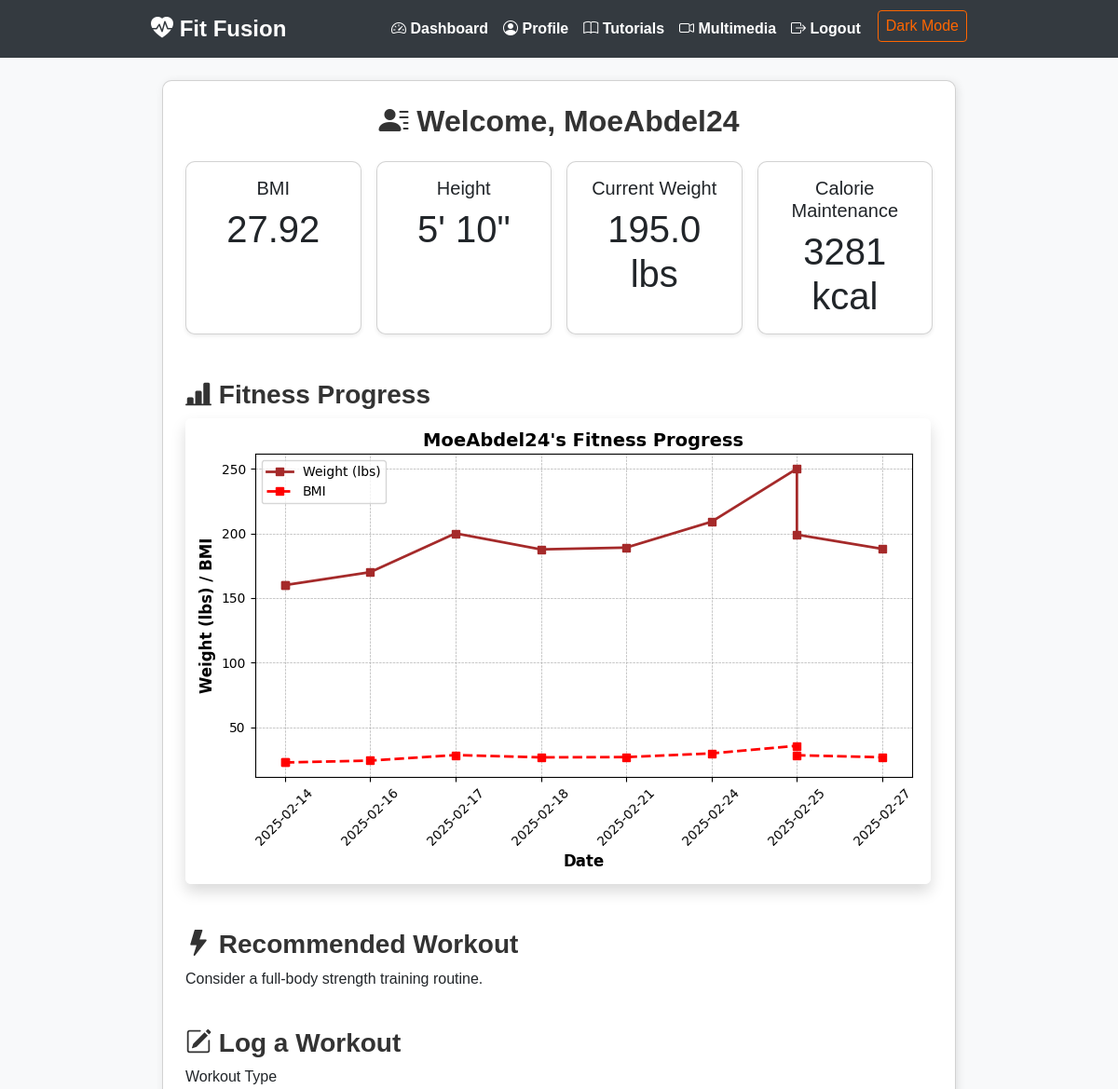
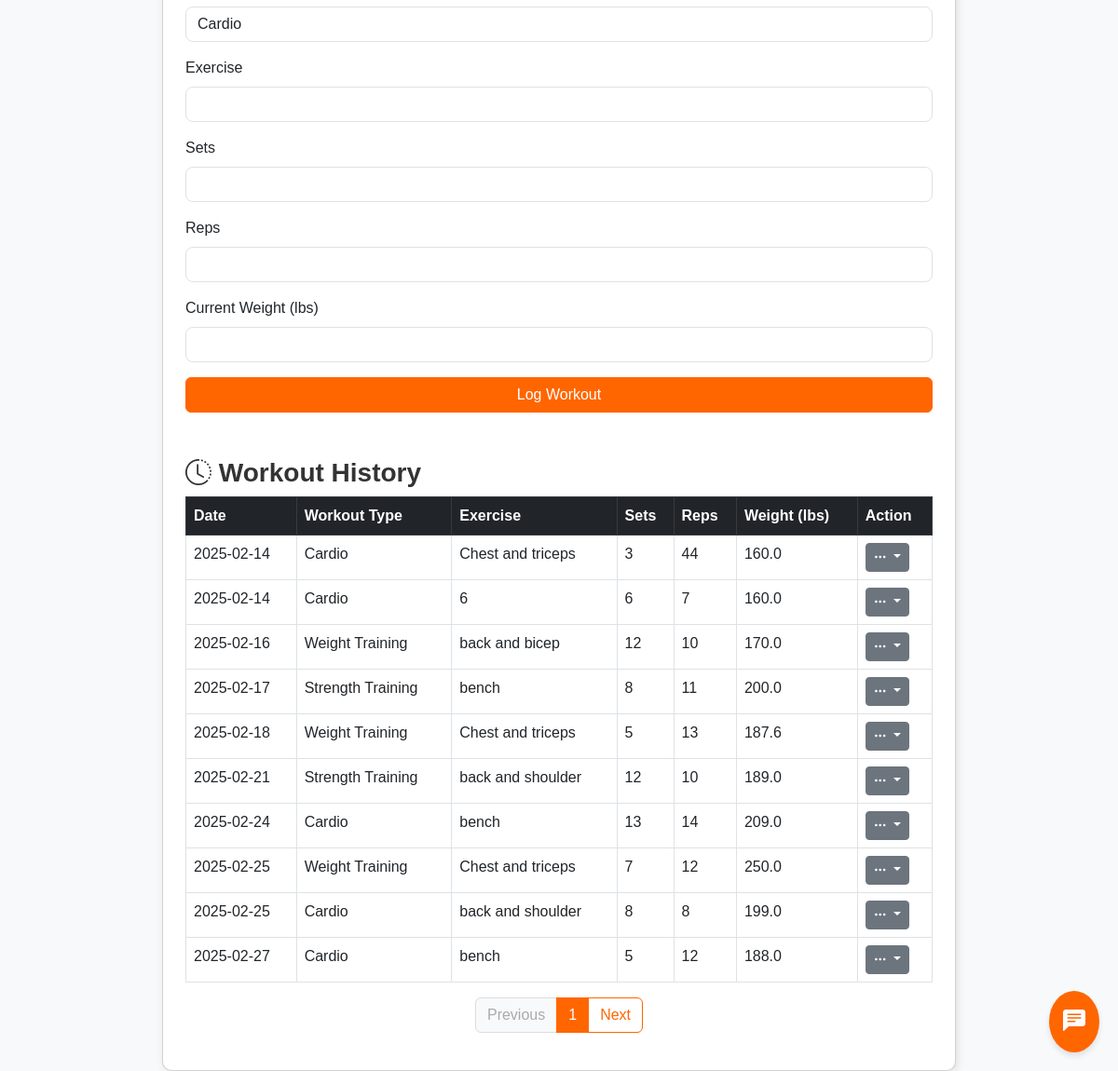
The page /dashboard (signed in) on the database its author committed (2 pictures, top to bottom).
### app.py (models this page shows)
class User(db.Model):
    id = db.Column(db.Integer, primary_key=True)
    username = db.Column(db.String(80), unique=True, nullable=False)
    email = db.Column(db.String(120), unique=True, nullable=False)
    password = db.Column(db.String(256), nullable=False)
    age = db.Column(db.Integer, nullable=False)
    gender = db.Column(db.String(10), nullable=False)
    height = db.Column(db.Float, nullable=False)  # Stored in meters
    weight = db.Column(db.Float, nullable=False)  # Stored in kg
    activity_level = db.Column(db.String(20), nullable=False)
    workout_preference = db.Column(db.String(20), nullable=True)
    goal = db.Column(db.String(50), nullable=True)

class WorkoutLog(db.Model):
    id = db.Column(db.Integer, primary_key=True)
    user_id = db.Column(db.Integer, db.ForeignKey('user.id'), nullable=False)
    workout_type = db.Column(db.String(50), nullable=False)
    exercise = db.Column(db.String(100), nullable=False)
    sets = db.Column(db.Integer, nullable=False)
    reps = db.Column(db.Integer, nullable=False)
    weight = db.Column(db.Float, nullable=True)  # in kg
    date = db.Column(db.DateTime, default=datetime.utcnow)
    user = db.relationship('User', backref=db.backref('workouts', lazy=True))

### app.py (the view)
@app.route('/dashboard')
def dashboard():
    if 'user_id' not in session:
        flash('Please log in first.', 'warning')
        return redirect(url_for('login'))
    user = User.query.get(session['user_id'])
    height_cm = user.height * 100.0
    bmi = calculate_bmi(user.weight, height_cm)
    tdee = calculate_tdee(user)
    calorie_plans = {
        'maintenance': tdee,
        'light_deficit': tdee - 250,
        'medium_deficit': tdee - 500,
        'extreme_deficit': tdee - 750
    }
    page = request.args.get('page', 1, type=int)
    pagination = WorkoutLog.query.filter_by(user_id=user.id)\
                        .order_by(WorkoutLog.date.asc())\
                        .paginate(page=page, per_page=10)
    workouts = pagination.items
    dates = [w.date.strftime('%Y-%m-%d') for w in workouts if w.weight]
    weights = [w.weight for w in workouts if w.weight]
    bmi_values = [calculate_bmi(w, height_cm) for w in weights]
    if dates:
        plt.figure(figsize=(8, 5))
        plt.plot(dates, [wt * 2.20462 for wt in weights],
                 marker='s', linestyle='-', color='brown', markersize=6, linewidth=2, label='Weight (lbs)')
        plt.plot(dates, bmi_values,
                 marker='s', linestyle='--', color='red', markersize=6, linewidth=2, label='BMI')
        plt.xlabel('Date', fontsize=12, fontweight='bold')
        plt.ylabel('Weight (lbs) / BMI', fontsize=12, fontweight='bold')
        plt.title(f"{user.username}'s Fitness Progress", fontsize=14, fontweight='bold')
        plt.legend()
        plt.xticks(rotation=45)
        plt.grid(True, linestyle='--', linewidth=0.5)
        plt.tight_layout()
        img = io.BytesIO()
        plt.savefig(img, format='png')
        img.seek(0)
        plot_url = base64.b64encode(img.getvalue()).decode()
    else:
        plot_url = None
    if user.workout_preference:
        pref = user.workout_preference.lower()
        if 'cardio' in pref:
            recommended_workout = "Try a 30-minute run or cycling session."
        elif 'weight' in pref:
            recommended_workout = "Consider a full-body strength training routine."
        elif 'strength' in pref:
            recommended_workout = "Focus on compound lifts like squats, deadlifts, and bench press."
        else:
            recommended_workout = "Keep up the great work with your fitness routine!"
    else:
        recommended_workout = "Keep up the great work with your fitness routine!"
    return render_template(
        'dashboard.html',
        user=user,
        bmi=bmi,
        calorie_plans=calorie_plans,
        plot_url=plot_url,
        workouts=workouts,
        recommended_workout=recommended_workout,
        pagination=pagination
    )

### app.py (called while the page is built)
def calculate_bmi(weight, height_cm):
    height_m = height_cm / 100.0
    return round(weight / (height_m ** 2), 2)

def calculate_tdee(user):
    height_cm = user.height * 100.0
    if user.gender.lower() == 'male':
        bmr = (10 * user.weight) + (6.25 * height_cm) - (5 * user.age) + 5
    else:
        bmr = (10 * user.weight) + (6.25 * height_cm) - (5 * user.age) - 161
    activity_factors = {
        'sedentary': 1.2,
        'light': 1.375,
        'moderate': 1.55,
        'active': 1.725,
        'very_active': 1.9
    }
    tdee = bmr * activity_factors.get(user.activity_level, 1.2)
    return round(tdee)

def height_to_feet_inches(meters):
    total_inches = round(meters / 0.0254)
    feet = total_inches // 12
    inches = total_inches % 12
    return f"{feet}' {inches}\""

### templates/dashboard.html (shortened to what this page needs)
{% extends "base.html" %}
{% block content %}
<div class="container mt-4">
  <div class="card p-4">
    <h2 class="mb-4 text-center">
      <i class="bi bi-person-lines-fill"></i> Welcome, {{ user.username }}
    </h2>
    <div class="row row-cols-2 row-cols-md-4 g-3 text-center mb-4">
      <div class="col">
        <div class="card shadow-sm h-100">
          <div class="card-body">
            <h5 class="card-title">BMI</h5>
            <p class="card-text display-6">{{ bmi }}</p>
          </div>
        </div>
      </div>
      <div class="col">
        <div class="card shadow-sm h-100">
          <div class="card-body">
            <h5 class="card-title">Height</h5>
            <p class="card-text display-6">{{ user.height | height_to_feet_inches }}</p>
          </div>
        </div>
      </div>
      <div class="col">
        <div class="card shadow-sm h-100">
          <div class="card-body">
            <h5 class="card-title">Current Weight</h5>
            <p class="card-text display-6">{{ (user.weight * 2.20462) | round(1) }} lbs</p>
          </div>
        </div>
      </div>
      <div class="col">
        <div class="card shadow-sm h-100">
          <div class="card-body">
            <h5 class="card-title">Calorie Maintenance</h5>
            <p class="card-text display-6">{{ calorie_plans['maintenance'] }} kcal</p>
          </div>
        </div>
      </div>
    </div>
    <h3 class="mt-4">
      <i class="bi bi-bar-chart-line-fill"></i> Fitness Progress
    </h3>
    <div class="chart-container mb-4">
      {% if plot_url %}
        <img class="img-fluid rounded shadow" alt="Fitness Progress Graph">
      {% else %}
        <p class="text-muted">No fitness data available yet. Log your weight to track progress!</p>
      {% endif %}
    </div>
    <h3 class="mt-4">
      <i class="bi bi-lightning-fill"></i> Recommended Workout
    </h3>
    <p>{{ recommended_workout }}</p>
    <h3 class="mt-4">
      <i class="bi bi-pencil-square"></i> Log a Workout
    </h3>
    <form method="POST" action="{{ url_for('log_workout') }}" class="mb-4">
      <div class="mb-3">
        <label class="form-label">Workout Type</label>
        <select name="workout_type" class="form-control">
          <option value="Cardio">Cardio</option>
        </select>
      </div>
      <div class="mb-3">
        <label class="form-label">Exercise</label>
        <input type="text" name="exercise" class="form-control" required>
      </div>
      <div class="mb-3">
        <label class="form-label">Sets</label>
        <input type="number" name="sets" class="form-control" required>
      </div>
      <div class="mb-3">
        <label class="form-label">Reps</label>
        <input type="number" name="reps" class="form-control" required>
      </div>
      <div class="mb-3">
        <label class="form-label">Current Weight (lbs)</label>
        <input type="number" step="0.1" name="weight" class="form-control">
      </div>
      <button type="submit" class="btn btn-primary w-100">Log Workout</button>
    </form>
    <h3 class="mt-4">
      <i class="bi bi-clock-history"></i> Workout History
    </h3>
    <table class="table table-bordered table-hover">
      <thead class="table-dark">
        <tr>
          <th>Date</th>
          <th>Workout Type</th>
          <th>Exercise</th>
          <th>Sets</th>
          <th>Reps</th>
          <th>Weight (lbs)</th>
          <th>Action</th>
        </tr>
      </thead>
      <tbody>
        {% for workout in workouts %}
        <tr id="workoutRow{{ workout.id }}">
          <td>{{ workout.date.strftime('%Y-%m-%d') }}</td>
          <td class="workout-type">{{ workout.workout_type }}</td>
          <td class="exercise">{{ workout.exercise }}</td>
          <td class="sets">{{ workout.sets }}</td>
          <td class="reps">{{ workout.reps }}</td>
          <td class="weight">{{ (workout.weight * 2.20462) | round(1) if workout.weight else '-' }}</td>
          <td>
            <div class="dropdown">
              <button class="btn btn-secondary btn-sm dropdown-toggle" type="button" id="dropdownMenuButton{{ workout.id }}" data-bs-toggle="dropdown" aria-expanded="false">
                <i class="bi bi-three-dots"></i>
              </button>
            </div>
          </td>
        </tr>
        {% endfor %}
      </tbody>
    </table>
    <nav aria-label="Workout history pagination">
      <ul class="pagination justify-content-center">
        {% if pagination.has_prev %}
          <li class="page-item">
            <a class="page-link" href="{{ url_for('dashboard', page=pagination.prev_num) }}">Previous</a>
          </li>
        {% else %}
          <li class="page-item disabled">
            <span class="page-link">Previous</span>
          </li>
        {% endif %}
        <li class="page-item active">
          <span class="page-link">{{ pagination.page }}</span>
        </li>
        {% if pagination.has_next %}
          <li class="page-item">
            <a class="page-link" href="{{ url_for('dashboard', page=pagination.next_num) }}">Next</a>
          </li>
        {% else %}
          <li class="page-item disabled">
            <span class="page-link">Next</span>
          </li>
        {% endif %}
      </ul>
    </nav>
  </div>
</div>
<button id="chat-icon">
  <i class="bi bi-chat-left-text-fill"></i>
</button>
{% endblock %}

### templates/base.html (shortened to what this page needs)
<!DOCTYPE html>
<html lang="en">
<head>
  <link href="https://cdn.jsdelivr.net/npm/bootstrap@5.3.0/dist/css/bootstrap.min.css" rel="stylesheet">
  <link rel="stylesheet" href="https://cdn.jsdelivr.net/npm/bootstrap-icons@1.10.5/font/bootstrap-icons.css">
</head>
<body>
  <nav class="navbar navbar-expand-lg navbar-dark">
    <div class="container">
      <a class="navbar-brand" href="{{ url_for('home') }}">
        <i class="bi bi-heart-pulse-fill"></i> Fit Fusion
      </a>
      <div class="collapse navbar-collapse" id="navbarNav">
        <ul class="navbar-nav ms-auto">
          {% if 'user_id' in session %}
            <li class="nav-item">
              <a class="nav-link" href="{{ url_for('dashboard') }}">
                <i class="bi bi-speedometer2"></i> Dashboard
              </a>
            </li>
            <li class="nav-item">
              <a class="nav-link" href="{{ url_for('profile') }}">
                <i class="bi bi-person-circle"></i> Profile
              </a>
            </li>
            <li class="nav-item">
              <a class="nav-link" href="{{ url_for('tutorials') }}">
                <i class="bi bi-book"></i> Tutorials
              </a>
            </li>
            <li class="nav-item">
              <a class="nav-link" href="{{ url_for('multimedia') }}">
                <i class="bi bi-camera-video"></i> Multimedia
              </a>
            </li>
            <li class="nav-item">
              <a class="nav-link" href="{{ url_for('logout') }}">
                <i class="bi bi-box-arrow-right"></i> Logout
              </a>
            </li>
          {% endif %}
          <li class="nav-item">
            <button id="darkModeToggle" onclick="toggleDarkMode()">Dark Mode</button>
          </li>
        </ul>
      </div>
    </div>
  </nav>
  <div class="container mt-4">
    {% block content %}{% endblock %}
  </div>
</body>
</html>

### templates/base.html (style rules this page uses)
body { background-color: #f8f9fa; font-family: 'Arial', sans-serif; transition: background-color 0.3s, color 0.3s; }
.container { max-width: 900px; }
.card { box-shadow: 2px 2px 10px rgba(0, 0, 0, 0.1); border-radius: 10px; transition: background-color 0.3s, border-color 0.3s; }
.btn-primary { background-color: #ff6600; border-color: #ff6600; }
.form-control, .form-select { border-radius: 8px; }
h2, h3 { font-weight: bold; color: #333; transition: color 0.3s; }
.navbar { background-color: #343a40; transition: background-color 0.3s; }
.navbar-brand { font-size: 1.5rem; font-weight: bold; }
.navbar-dark .navbar-nav .nav-link { color: white; font-weight: bold; }
#darkModeToggle { border: 1px solid #ff6600; color: #ff6600; background: none; border-radius: 4px; padding: 4px 8px; margin-left: 10px; transition: background-color 0.3s, color 0.3s; }

### templates/dashboard.html (style rules this page uses)
.pagination .page-item .page-link { color: #ff6600; border: 1px solid #ff6600; background-color: #ffffff; }
.pagination .page-item.active .page-link { background-color: #ff6600; border-color: #ff6600; color: #ffffff; }
.pagination .page-item.disabled .page-link { color: #aaa; border-color: #ddd; background-color: #f8f9fa; }
#chat-icon { position: fixed; bottom: 20px; right: 20px; background-color: #ff6600; color: #fff; border: none; border-radius: 50%; padding: 15px; cursor: pointer; z-index: 1000; font-size: 24px; box-shadow: 0 4px 6px rgba(0,0,0,0.1); }

### rows shown on the page
User: username "MoeAbdel24", height|height_to_feet_inches "5' 10\"", (user.weight*2.20462)|round(1) "195.0"
WorkoutLog: date "2025-02-14", workout_type "Cardio", exercise "Chest and triceps", sets "3", reps "44", weight "160.0"
WorkoutLog: date "2025-02-14", workout_type "Cardio", exercise "6", sets "6", reps "7", weight "160.0"
WorkoutLog: date "2025-02-16", workout_type "Weight Training", exercise "back and bicep", sets "12", reps "10", weight "170.0"
WorkoutLog: date "2025-02-17", workout_type "Strength Training", exercise "bench", sets "8", reps "11", weight "200.0"
WorkoutLog: date "2025-02-18", workout_type "Weight Training", exercise "Chest and triceps", sets "5", reps "13", weight "187.6"
WorkoutLog: date "2025-02-21", workout_type "Strength Training", exercise "back and shoulder", sets "12", reps "10", weight "189.0"
WorkoutLog: date "2025-02-24", workout_type "Cardio", exercise "bench", sets "13", reps "14", weight "209.0"
WorkoutLog: date "2025-02-25", workout_type "Weight Training", exercise "Chest and triceps", sets "7", reps "12", weight "250.0"
WorkoutLog: date "2025-02-25", workout_type "Cardio", exercise "back and shoulder", sets "8", reps "8", weight "199.0"
WorkoutLog: date "2025-02-27", workout_type "Cardio", exercise "bench", sets "5", reps "12", weight "188.0"

### other values the page prints
{{ bmi }} "27.92"
{{ calorie_plans['maintenance'] }} "3281"
{{ recommended_workout }} "Consider a full-body strength training routine."
{{ pagination.page }} "1"
